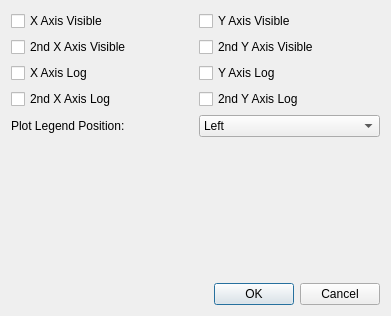
<?xml version="1.0" encoding="UTF-8"?>
<ui version="4.0">
 <class>QcepPlotWidgetDialog</class>
 <widget class="QDialog" name="QcepPlotWidgetDialog">
  <property name="geometry">
   <rect>
    <x>0</x>
    <y>0</y>
    <width>391</width>
    <height>316</height>
   </rect>
  </property>
  <property name="windowTitle">
   <string>Display Options...</string>
  </property>
  <layout class="QGridLayout" name="gridLayout_2">
   <item row="0" column="0">
    <layout class="QGridLayout" name="gridLayout">
     <item row="0" column="0">
      <widget class="QCheckBox" name="m_XAxisVis">
       <property name="toolTip">
        <string>X axis visible?</string>
       </property>
       <property name="text">
        <string>X Axis Visible</string>
       </property>
      </widget>
     </item>
     <item row="0" column="1">
      <widget class="QCheckBox" name="m_YAxisVis">
       <property name="toolTip">
        <string>Y axis visible?</string>
       </property>
       <property name="text">
        <string>Y Axis Visible</string>
       </property>
      </widget>
     </item>
     <item row="1" column="0">
      <widget class="QCheckBox" name="m_X2AxisVis">
       <property name="toolTip">
        <string>2nd X axis visible?</string>
       </property>
       <property name="text">
        <string>2nd X Axis Visible</string>
       </property>
      </widget>
     </item>
     <item row="2" column="0">
      <widget class="QCheckBox" name="m_XAxisLog">
       <property name="toolTip">
        <string>Log X axis?</string>
       </property>
       <property name="text">
        <string>X Axis Log</string>
       </property>
      </widget>
     </item>
     <item row="2" column="1">
      <widget class="QCheckBox" name="m_YAxisLog">
       <property name="toolTip">
        <string>Log Y axis?</string>
       </property>
       <property name="text">
        <string>Y Axis Log</string>
       </property>
      </widget>
     </item>
     <item row="3" column="1">
      <widget class="QCheckBox" name="m_Y2AxisLog">
       <property name="toolTip">
        <string>Log 2nd Y axis?</string>
       </property>
       <property name="text">
        <string>2nd Y Axis Log</string>
       </property>
      </widget>
     </item>
     <item row="4" column="0">
      <widget class="QLabel" name="label_9">
       <property name="text">
        <string>Plot Legend Position:</string>
       </property>
      </widget>
     </item>
     <item row="4" column="1">
      <widget class="QComboBox" name="m_LegendPosition">
       <property name="toolTip">
        <string>Plot Legend Position</string>
       </property>
       <item>
        <property name="text">
         <string>Left</string>
        </property>
       </item>
       <item>
        <property name="text">
         <string>Right</string>
        </property>
       </item>
       <item>
        <property name="text">
         <string>Bottom</string>
        </property>
       </item>
       <item>
        <property name="text">
         <string>Top</string>
        </property>
       </item>
      </widget>
     </item>
     <item row="1" column="1">
      <widget class="QCheckBox" name="m_Y2AxisVis">
       <property name="toolTip">
        <string>2nd Y axis visible?</string>
       </property>
       <property name="text">
        <string>2nd Y Axis Visible</string>
       </property>
      </widget>
     </item>
     <item row="3" column="0">
      <widget class="QCheckBox" name="m_X2AxisLog">
       <property name="toolTip">
        <string>Log 2nd X axis?</string>
       </property>
       <property name="text">
        <string>2nd X Axis Log</string>
       </property>
      </widget>
     </item>
    </layout>
   </item>
   <item row="1" column="0">
    <spacer name="verticalSpacer_7">
     <property name="orientation">
      <enum>Qt::Vertical</enum>
     </property>
     <property name="sizeHint" stdset="0">
      <size>
       <width>88</width>
       <height>58</height>
      </size>
     </property>
    </spacer>
   </item>
   <item row="2" column="0">
    <widget class="QDialogButtonBox" name="buttonBox">
     <property name="orientation">
      <enum>Qt::Horizontal</enum>
     </property>
     <property name="standardButtons">
      <set>QDialogButtonBox::Cancel|QDialogButtonBox::Ok</set>
     </property>
    </widget>
   </item>
  </layout>
 </widget>
 <resources/>
 <connections>
  <connection>
   <sender>buttonBox</sender>
   <signal>accepted()</signal>
   <receiver>QcepPlotWidgetDialog</receiver>
   <slot>accept()</slot>
   <hints>
    <hint type="sourcelabel">
     <x>246</x>
     <y>440</y>
    </hint>
    <hint type="destinationlabel">
     <x>438</x>
     <y>349</y>
    </hint>
   </hints>
  </connection>
  <connection>
   <sender>buttonBox</sender>
   <signal>rejected()</signal>
   <receiver>QcepPlotWidgetDialog</receiver>
   <slot>reject()</slot>
   <hints>
    <hint type="sourcelabel">
     <x>178</x>
     <y>439</y>
    </hint>
    <hint type="destinationlabel">
     <x>437</x>
     <y>283</y>
    </hint>
   </hints>
  </connection>
 </connections>
</ui>
